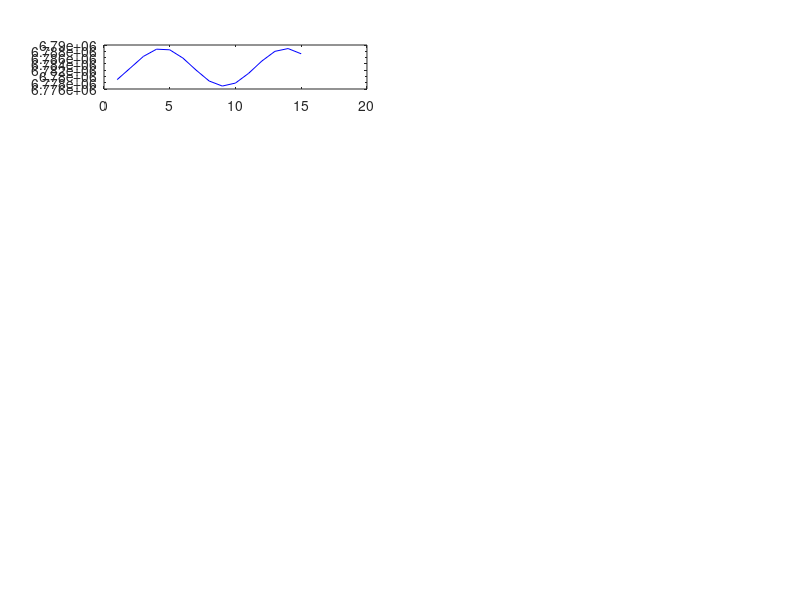

Write the MATLAB code that produced this figure. (Note: this script raises an error after producing the figure.)
clc;clear; 
% Plots are generated seperately
load('./data/all_OT_data70.mat');
load('./data/all_EnKF_data70.mat');
load('./data/real_states.mat');
OT_est = mean(OT_all_repeat,3);
EnKF_est = mean(EnKF_all_repeat,3);
OT_sig = 3*mean(OT_allsig_repeat,3);
EnKF_sig = 3*mean(EnKF_allsig_repeat,3);
n_obs = size(real_states,1);

ylimits = [6.71*10^6 6.85*10^6; -0.008 0.008; -0.008 0.006; 0.05 0.5; -0.5 -0.09; -4 8];
figure;
set(gcf,'position', [ 123    37   946   768]);

ylabels = {'${p_o}$(m)','${f_o}$','${g_o}$','${h_o}$','${k_o}$','${L_o}$(rad)'};
for i = 1:6
    ax1 = subplot(7,2,2*i-1);
    % Plot OT
    h1 = plot(1:n_obs,real_states(:,i),'b'); hold on;
    h1.LineWidth = 1;
    h2 = plot(1:n_obs,OT_est(:,i),'r'); hold on;
    h2.LineWidth = 1;
    h3 = plot(1:n_obs,OT_est(:,i)+OT_sig(:,i),'black--'); hold on;
    h3.LineWidth = 1; 
    h4 = plot(1:n_obs,OT_est(:,i)-OT_sig(:,i),'black--'); hold on;
    h4.LineWidth = 1;  
    ax = gca;
    ylabel(ylabels(i),'FontSize',18,'interpreter', 'latex','FontWeight','bold');
    ylim(ylimits(i,:));
    xlim([1 n_obs]);
    ax.XTick = 1:2:n_obs;
%     ax.FontWeight = 'bold';
    ax.FontSize = 12;
    if i ==6
        xlabel('Time points (days)','FontSize',18,'interpreter', 'latex','FontWeight','bold');
        ax.YTick = -4:4:8;
    end
    if i == 1
        title('OT (samples=70,repeat=10)','FontSize',18,'interpreter', 'latex','FontWeight','bold');
    end
    ax2 = subplot(7,2,2*i);
    % PLot EnKF
    h11 = plot(1:n_obs,real_states(:,i),'b'); hold on;
    h11.LineWidth = 1;
    h21 = plot(1:n_obs,EnKF_est(:,i),'r'); hold on;
    h21.LineWidth = 1;
    h31 = plot(1:n_obs,EnKF_est(:,i)+EnKF_sig(:,i),'black--'); hold on;
    h31.LineWidth = 1;
    h41 = plot(1:n_obs,EnKF_est(:,i)-EnKF_sig(:,i),'black--'); hold on;
    h41.LineWidth = 1;
    ax = gca;
        ylabel(ylabels(i),'FontSize',18,'interpreter', 'latex','FontWeight','bold');
    ylim(ylimits(i,:));
    xlim([1 n_obs]);
    ax.XTick = 1:2:n_obs;
%     ax.FontWeight = 'bold';
    ax.FontSize = 12;
    if i ==6
        xlabel('Time points (days)','FontSize',18,'interpreter', 'latex','FontWeight','bold');
        ax.YTick = -4:4:8;
    end
    if i == 1
        title('EnKF (samples=70,repeat=10)','FontSize',18,'interpreter', 'latex','FontWeight','bold');
    end
%     linkaxes([ax1,ax2],'xy')
end
hL = subplot(7,2,13.5);
poshL = get(hL,'position');     % Getting its position
lgd = legend(hL,[h1;h2;h4],'True','Estimate','$\pm$ 3$\sigma$');
set(lgd,'position',poshL,'Orientation','horizontal','FontSize',18,'interpreter', 'latex','FontWeight','bold');      % Adjusting legend's position
axis(hL,'off');

% ax = gca;
% outerpos = ax.OuterPosition;
% ti = ax.TightInset; 
% left = outerpos(1) + ti(1);
% bottom = outerpos(2) + ti(2);
% ax_width = outerpos(3) - ti(1) - ti(3);
% ax_height = outerpos(4) - ti(2) - ti(4);
% ax.Position = [left bottom ax_width ax_height];
% box off

% get(gcf,'position')
fig = gcf;
fig.PaperPositionMode = 'auto';
fig_pos = fig.PaperPosition;
fig.PaperSize = [fig_pos(3) fig_pos(4)];
print(fig, '-dpdf', './Plots/plotconsist70.pdf');